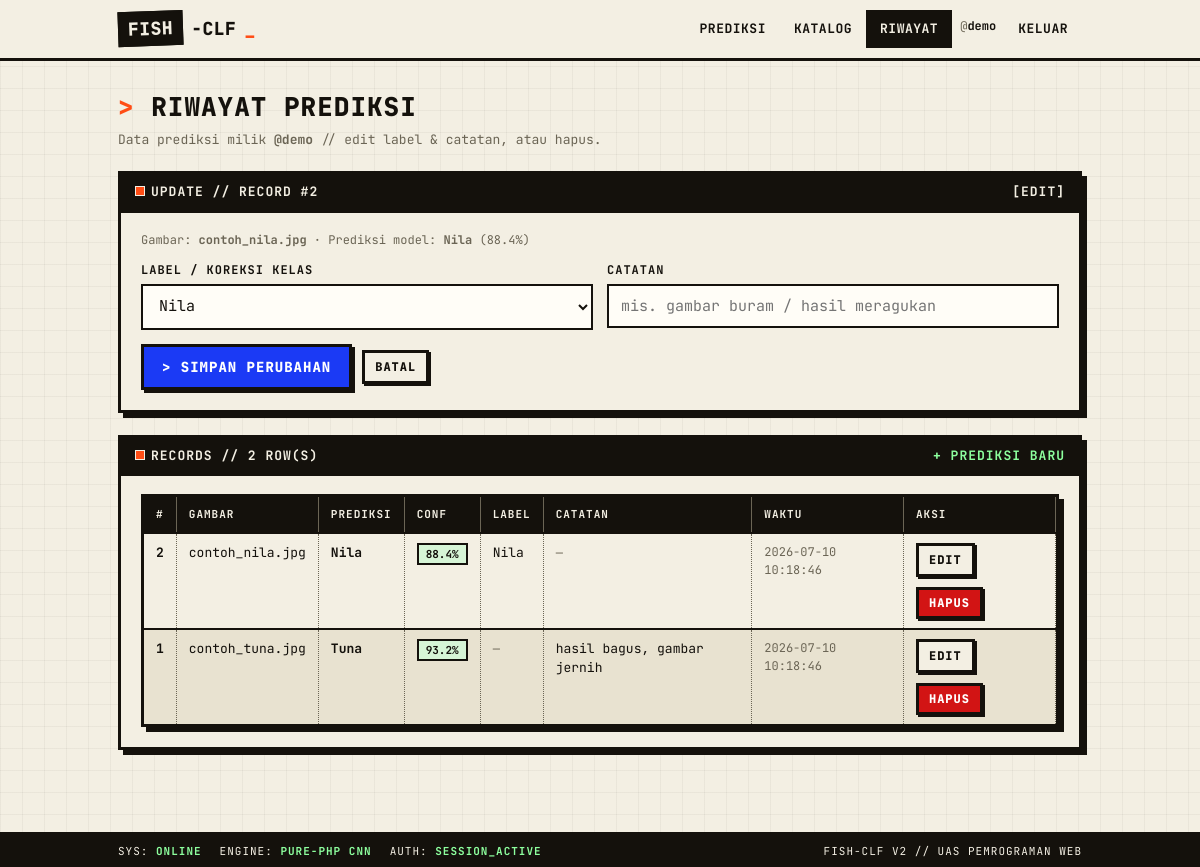
The page /history.php?edit=2 (signed in) on the database its author committed.
### tables this page shows
CREATE TABLE `predictions` (
  `id`              INT UNSIGNED  NOT NULL AUTO_INCREMENT,
  `user_id`         INT UNSIGNED  DEFAULT NULL,
  `image_name`      VARCHAR(255)  NOT NULL,
  `predicted_class` VARCHAR(50)   NOT NULL,
  `confidence`      DECIMAL(6,5)  NOT NULL,
  `top_k`           TEXT          DEFAULT NULL,
  `label`           VARCHAR(50)   DEFAULT NULL,
  `note`            VARCHAR(255)  DEFAULT NULL,
  `model_name`      VARCHAR(30)   NOT NULL DEFAULT 'cnn_scratch',
  `input_size`      SMALLINT UNSIGNED NOT NULL DEFAULT 160,
  `elapsed_ms`      INT UNSIGNED  NOT NULL DEFAULT 0,
  `created_at`      TIMESTAMP     NOT NULL DEFAULT CURRENT_TIMESTAMP,
  PRIMARY KEY (`id`),
  KEY `idx_predictions_user` (`user_id`),
  KEY `idx_predictions_class` (`predicted_class`),
  KEY `idx_predictions_created` (`created_at`),
  CONSTRAINT `fk_predictions_user`
    FOREIGN KEY (`user_id`) REFERENCES `users` (`id`)
    ON DELETE SET NULL ON UPDATE CASCADE
);

### src/Auth.php (called while the page is built, shortened)
<?php
class Auth
{
    public static function user(): ?array
    {
        return [
            'id'       => (int)$_SESSION['user_id'],
            'username' => (string)($_SESSION['username'] ?? ''),
            'role'     => (string)($_SESSION['role'] ?? 'user'),
        ];
    }
}

### public/history.php (the view, shortened to what this page needs)
<?php
require_once __DIR__ . '/../src/Auth.php';
$cfg = require __DIR__ . '/../config.php';
require_once __DIR__ . '/_layout.php';
$uid   = Auth::id();
$dbError = '';
$items = [];
$editRow = null;
$editId = (int)($_GET['edit'] ?? 0);
try {
    $pdo  = Database::pdo($cfg);
    $stmt = $pdo->prepare(
        'SELECT id, image_name, predicted_class, confidence, top_k, label, note,
                model_name, input_size, elapsed_ms, created_at
         FROM predictions WHERE user_id = ?
         ORDER BY created_at DESC, id DESC LIMIT 100'
    );
    $stmt->execute([$uid]);
    $items = $stmt->fetchAll();
    foreach ($items as $r) { if ((int)$r['id'] === $editId) $editRow = $r; }
} catch (PDOException $e) {
    $dbError = 'Database error. Pastikan MySQL nyala & fish_classifier.sql sudah di-import.';
}
function conf_pill(float $c): string {
    if ($c >= 0.85) return 'ok';
    return 'lo';
}
?>
<h1 class="page-title">Riwayat Prediksi</h1>
<p class="page-sub">Data prediksi milik <b>@<?= e(Auth::user()['username']) ?></b> // edit label &amp; catatan, atau hapus.</p>
<?php if ($editRow): ?>
  <div class="panel">
    <div class="panel-head"><span><span class="dot"></span>UPDATE // RECORD #<?= (int)$editRow['id'] ?></span><span>[edit]</span></div>
    <p class="mono-note">Gambar: <b><?= e($editRow['image_name']) ?></b> &middot; Prediksi model: <b><?= e($editRow['predicted_class']) ?></b> (<?= number_format((float)$editRow['confidence']*100,1) ?>%)</p>
    <form method="post" action="history.php">
      <div class="grid-2">
        <label class="field">
          <span>Label / Koreksi Kelas</span>
          <select name="label">
            <?php foreach ($cfg['class_names'] as $c): ?>
              <option value="<?= e($c) ?>" <?= ($editRow['label']===$c)?'selected':'' ?>><?= e($c) ?></option>
            <?php endforeach; ?>
          </select>
        </label>
        <label class="field">
          <span>Catatan</span>
          <input type="text" name="note" maxlength="255" value="<?= e($editRow['note']) ?>" placeholder="mis. gambar buram / hasil meragukan">
        </label>
      </div>
      <div class="btn-row">
        <button class="btn blue" type="submit">&gt; Simpan Perubahan</button>
        <a class="btn ghost sm" href="history.php">Batal</a>
      </div>
    </form>
  </div>
<?php endif; ?>
<div class="panel">
  <div class="panel-head"><span><span class="dot"></span>RECORDS // <?= count($items) ?> ROW(S)</span><span><a href="index.php" style="color:#8dff9e">+ prediksi baru</a></span></div>
  <?php if (!$items && !$dbError): ?>
    <div class="empty">Belum ada riwayat. <a href="index.php">Coba prediksi gambar</a> dulu.</div>
  <?php elseif ($items): ?>
    <div class="table-scroll">
      <table class="grid">
        <thead>
          <tr>
            <th>#</th><th>Gambar</th><th>Prediksi</th><th>Conf</th>
            <th>Label</th><th>Catatan</th><th>Waktu</th><th>Aksi</th>
          </tr>
        </thead>
        <tbody>
        <?php foreach ($items as $r):
            $c = (float)$r['confidence']; ?>
          <tr>
            <td class="num"><?= (int)$r['id'] ?></td>
            <td><?= e($r['image_name']) ?></td>
            <td><b><?= e($r['predicted_class']) ?></b></td>
            <td><span class="pill <?= conf_pill($c) ?>"><?= number_format($c*100,1) ?>%</span></td>
            <td><?= $r['label'] ? e($r['label']) : '<span class="mono-note">—</span>' ?></td>
            <td><?= $r['note'] ? e($r['note']) : '<span class="mono-note">—</span>' ?></td>
            <td class="mono-note"><?= e($r['created_at']) ?></td>
            <td>
              <div class="btn-row">
                <a class="btn ghost sm" href="history.php?edit=<?= (int)$r['id'] ?>#edit">Edit</a>
                <form method="post" action="history.php" onsubmit="return confirm('Hapus data #<?= (int)$r['id'] ?>?');" style="display:inline">
                  <button class="btn danger sm" type="submit">Hapus</button>
                </form>
              </div>
            </td>
          </tr>
        <?php endforeach; ?>
        </tbody>
      </table>
    </div>
  <?php endif; ?>
</div>

### public/assets/style.css (style rules this page uses)
:root { --paper:#f3efe3; --paper-2:#e8e2d0; --ink:#14110c; --line:#14110c; --orange:#ff4d15; --blue:#1b3af5; --green:#0c7a3f; --red:#d21414; --muted:#6b6555; --shadow:5px 5px 0 var(--ink); --shadow-sm:3px 3px 0 var(--ink); }
* { box-sizing:border-box }
html,body { margin:0;padding:0 }
body { background:var(--paper); background-image: linear-gradient(rgba(20,17,12,.045) 1px,transparent 1px), linear-gradient(90deg,rgba(20,17,12,.045) 1px,transparent 1px); background-size:22px 22px; color:var(--ink); font-family:"JetBrains Mono","SFMono-Regular",Consolas,"Liberation Mono",Menlo,monospace; font-size:15px; line-height:1.5; -webkit-font-smoothing:antialiased; }
a { color:var(--blue);text-decoration:none }
.page-title { font-size:26px;font-weight:800;text-transform:uppercase;letter-spacing:1px; margin:0 0 4px; }
.page-title:before { content:"> ";color:var(--orange) }
.page-sub { color:var(--muted);margin:0 0 22px;font-size:13px }
.panel { background:var(--paper); border:3px solid var(--ink); box-shadow:var(--shadow); padding:20px;margin-bottom:22px; }
.panel-head { margin:-20px -20px 18px;padding:8px 14px; border-bottom:3px solid var(--ink); background:var(--ink);color:var(--paper); font-size:13px;text-transform:uppercase;letter-spacing:1px;font-weight:700; display:flex;justify-content:space-between;align-items:center; }
.panel-head .dot { width:10px;height:10px;background:var(--orange);border:1px solid var(--paper);display:inline-block;margin-right:6px }
.btn { font-family:inherit;font-weight:800;text-transform:uppercase;letter-spacing:1px; font-size:14px;cursor:pointer; background:var(--orange);color:#fff; border:3px solid var(--ink);box-shadow:var(--shadow-sm); padding:11px 18px; transition:transform .05s ease,box-shadow .05s ease; }
.btn.blue { background:var(--blue) }
.btn.ghost { background:var(--paper);color:var(--ink) }
.btn.sm { padding:5px 10px;font-size:12px;box-shadow:2px 2px 0 var(--ink) }
.btn.danger { background:var(--red) }
.btn-row { display:flex;gap:10px;flex-wrap:wrap;align-items:center }
label.field { display:block;margin-bottom:14px }
label.field span { display:block;text-transform:uppercase;font-size:12px;font-weight:700; letter-spacing:1px;margin-bottom:5px;color:var(--ink); }
input[type=text],input[type=email],input[type=password],input[type=number],select,textarea { width:100%;font-family:inherit;font-size:15px; background:#fffdf7;color:var(--ink); border:2px solid var(--ink);padding:10px 12px; }
.table-scroll { overflow-x:auto;border:3px solid var(--ink);box-shadow:var(--shadow) }
table.grid { width:100%;border-collapse:collapse;background:var(--paper);font-size:13px;min-width:640px }
table.grid th { background:var(--ink);color:var(--paper);text-transform:uppercase; font-size:11px;letter-spacing:1px;padding:9px 12px;text-align:left; border-right:1px solid var(--muted); }
table.grid td { padding:9px 12px;border-top:2px solid var(--ink);border-right:1px dotted var(--muted);vertical-align:top }
table.grid tr:nth-child(even) td { background:var(--paper-2) }
table.grid .num { font-weight:700 }
.pill { border:2px solid var(--ink);padding:1px 7px;font-size:11px;font-weight:700;text-transform:uppercase;display:inline-block }
.pill.ok { background:#d6f5d6 }
.mono-note { color:var(--muted);font-size:12px }
.grid-2 { display:grid;grid-template-columns:1fr 1fr;gap:14px }

### rows shown on the page
predictions: id "2", image_name "contoh_nila.jpg", predicted_class "Nila", (float)$editRow['confidence']*100 "88.4", $c*100 "88.4", label "Nila", created_at "2026-07-10 10:18:46"
predictions: id "1", image_name "contoh_tuna.jpg", predicted_class "Tuna", $c*100 "93.2", note "hasil bagus, gambar jernih", created_at "2026-07-10 10:18:46"

### other values the page prints
$u['username'] "demo"
Auth::user()['username'] "demo"
count($items) "2"
form field label "Nila"
